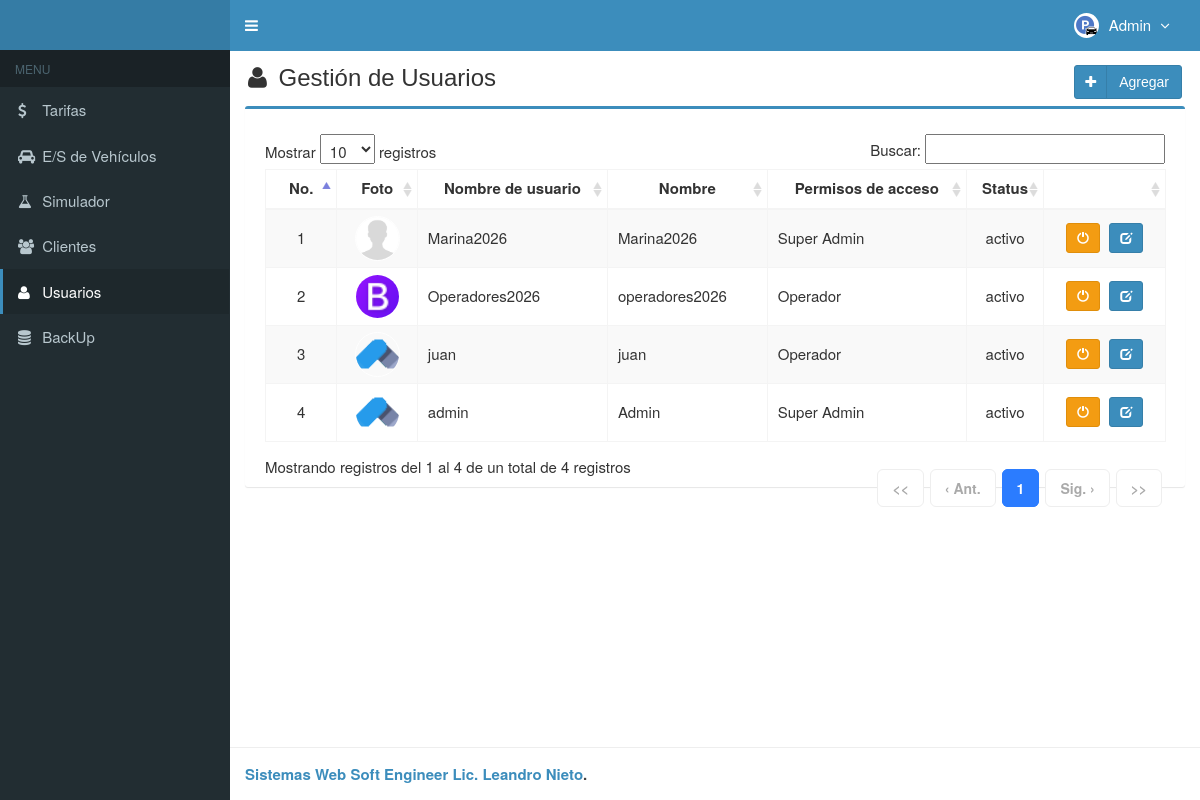
The app's page /main.php?module=user (signed in) with its own data.
### tables this page shows
CREATE TABLE `usuarios` (
  `id_user` int(3) NOT NULL,
  `username` varchar(50) NOT NULL,
  `name_user` varchar(50) NOT NULL,
  `password` varchar(50) NOT NULL,
  `email` varchar(50) DEFAULT NULL,
  `telefono` varchar(13) DEFAULT NULL,
  `foto` varchar(100) DEFAULT NULL,
  `permisos_acceso` enum('Super Admin','Gerente','Operador') NOT NULL,
  `status` enum('activo','bloqueado') NOT NULL DEFAULT 'activo',
  `created_at` timestamp NOT NULL DEFAULT current_timestamp(),
  `updated_at` timestamp NOT NULL DEFAULT current_timestamp() ON UPDATE current_timestamp()
);

### modules/user/view.php (the view, shortened to what this page needs)
<section class="content-header">
  <h1>
    <i class="fa fa-user icon-title"></i> Gestión de Usuarios
    <a class="btn btn-primary btn-social pull-right" href="?module=form_user&form=add" title="Agregar" data-toggle="tooltip">
      <i class="fa fa-plus"></i> Agregar
    </a>
  </h1>
</section>
<section class="content">
  <div class="row">
    <div class="col-md-12">
      <div class="box box-primary">
        <div class="box-body">
          <table id="dataTables1" class="table table-bordered table-striped table-hover">
            <thead>
              <tr>
                <th class="center">No.</th>
                <th class="center">Foto</th>
                <th class="center">Nombre de usuario</th>
                <th class="center">Nombre</th>
                <th class="center">Permisos de acceso</th>
                <th class="center">Status</th>
                <th class="center"></th>
              </tr>
            </thead>
                        <tbody>
            <?php
            $no = 1;
            $query = mysqli_query($mysqli, "SELECT * FROM usuarios ORDER BY id_user DESC")
                                            or die('error: '.mysqli_error($mysqli));
            while ($data = mysqli_fetch_assoc($query)) {
              echo "<tr>
                      <td width='50' class='center'>$no</td>";
                      if ($data['foto']=="") { ?>
                        <td class='center'><img class='img-user' src='images/user/user-default.png' width='45'></td>
                      <?php
                      } else { ?>
                        <td class='center'><img class='img-user' src='images/user/<?php echo $data['foto']; ?>' width='45'></td>
                      <?php
                      }
              echo "  <td>$data[username]</td>
                      <td>$data[name_user]</td>
                      <td>$data[permisos_acceso]</td>
                      <td class='center'>$data[status]</td>
                      <td class='center' width='100'>
                          <div>";
                          if ($data['status']=='activo') { ?>
                            <a data-toggle="tooltip" data-placement="top" title="Bloqueado" style="margin-right:5px" class="btn btn-warning btn-sm" href="modules/user/proses.php?act=off&id=<?php echo $data['id_user'];?>">
                                <i style="color:#fff" class="glyphicon glyphicon-off"></i>
                            </a>
            <?php
                          }
                          else { ?>
                            <a data-toggle="tooltip" data-placement="top" title="activo" style="margin-right:5px" class="btn btn-success btn-sm" href="modules/user/proses.php?act=on&id=<?php echo $data['id_user'];?>">
                                <i style="color:#fff" class="glyphicon glyphicon-ok"></i>
                            </a>
            <?php
                          }
              echo "      <a data-toggle='tooltip' data-placement='top' title='Modificar' class='btn btn-primary btn-sm' href='?module=form_user&form=edit&id=$data[id_user]'>
                                <i style='color:#fff' class='glyphicon glyphicon-edit'></i>
                            </a>
                          </div>
                      </td>
                    </tr>";
              $no++;
            }
            ?>
            </tbody>
          </table>
        </div>
      </div>
    </div>
  </div>
</section><!-- /.content

### top-menu.php (shortened to what this page needs)
<?php
require_once "config/database.php";
$query = mysqli_query($mysqli, "SELECT id_user, name_user, foto, permisos_acceso FROM usuarios WHERE id_user='$_SESSION[id_user]'")
                                or die('error: '.mysqli_error($mysqli));
$data = mysqli_fetch_assoc($query);
?>
<li class="dropdown user user-menu">
  <a href="#" class="dropdown-toggle" data-toggle="dropdown">
  <?php
  if ($data['foto']=="") { ?>
    <img src="assets/img/logo.webp" class="user-image" alt="User Image"/>
  <?php
  }
  else { ?>
    <img src="assets/img/logo.webp" class="user-image" alt="User Image"/>
  <?php
  }
  ?>
    <span class="hidden-xs"><?php echo $data['name_user']; ?> <i style="margin-left:5px" class="fa fa-angle-down"></i></span>
  </a>
</li>

### assets/css/style.css (style rules this page uses)
.btn-social *:first-child { border-right: 1px solid rgba(0, 0, 0, 0.1); bottom: 0; font-size: 1em !important; left: 0; line-height: 32px !important; position: absolute; text-align: center; top: 0; width: 32px !important; }
.content-header { padding: 15px 18px 0; position: relative; }
.center { text-align:center; }
.img-user { border: 1px solid #fff; border-radius: 100%; }
.icon-title { margin-right: 5px; }
body { background-color: #fff; color: #333; font-size: 15px; line-height: 1.42857; }
table.dataTable tbody th, table.dataTable tbody td { padding: 6px 10px !important; line-height: 1.35; vertical-align: middle; }

### records on screen
usuarios: name_user "Admin", foto (picture), username "admin", permisos_acceso "Super Admin", status "activo"
usuarios: username "Marina2026", name_user "Marina2026", permisos_acceso "Super Admin", status "activo"
usuarios: foto (picture), username "Operadores2026", name_user "operadores2026", permisos_acceso "Operador", status "activo"
usuarios: foto (picture), username "juan", name_user "juan", permisos_acceso "Operador", status "activo"
